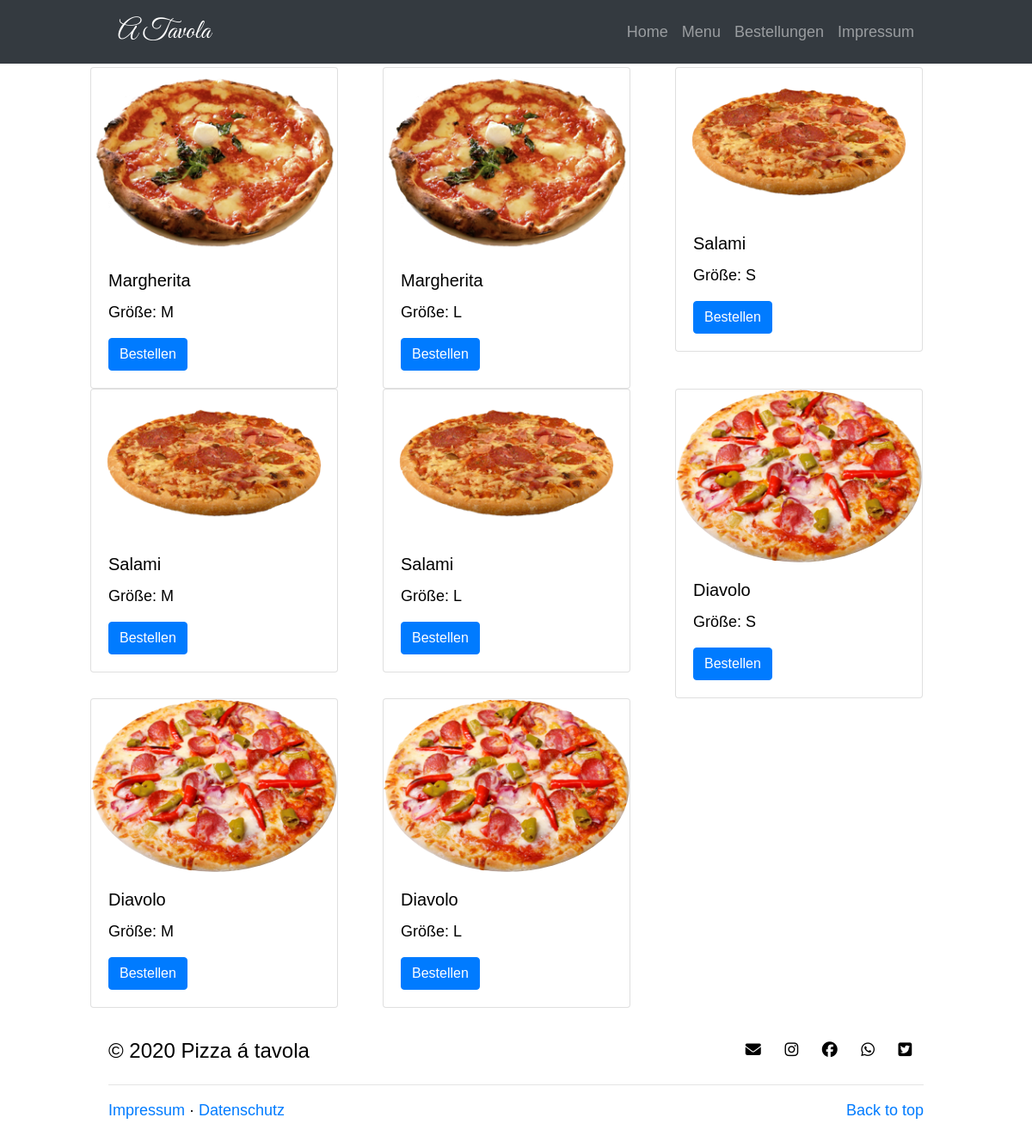
The app's page /menu/ with its own data.
### pizzapp/models.py (models this page shows, shortened)
class Pizza(models.Model):
    title       = models.CharField(max_length=30, choices=TITLE_CHOICES)
    size        = models.CharField(max_length=1, choices=SIZES_CHOICES)
    slug        = models.SlugField(unique=True)
    image       = models.ImageField(default='default.png', upload_to='pizza_img')

### pizzapp/views.py (the view)
# urls.py: path('menu/', views.PizzaView.as_view(), name='menu'),
class PizzaView(ListView):
    model = Pizza
    context_object_name = 'pizzas'
    queryset = Pizza.objects.all()

### templates/pizzapp/pizza_list.html
{% extends "base.html" %} {% block content %}
<div class="container content-body">
  <div class="menu-card">
    <div class="row">
      {% for pizza in pizzas %}
      <div class="col-lg-4 col-md-6 col-sm-12">
        <div class="card" style="width: 18rem;">
          <img
            src="{{ pizza.image.url }}"
            class="card-img-top rounded-circle article-img"
            alt="Image of a delicious Pizza"
          />
          <div class="card-body">
            <h5 class="card-title">{{ pizza.title }}</h5>
            <p class="card-text">Größe: {{ pizza.size }}</p>
            <a href="{% url 'menu-detail' pizza.slug %} " class="btn btn-primary">Bestellen</a>
          </div>
        </div>
      </div>
      {% endfor %}
    </div>
  </div>
</div>
{% endblock %}

### templates/base.html (shortened to what this page needs)
{% load static %}
<!doctype html>
<html lang="en">
  <head>
    <link rel="stylesheet" href="https://stackpath.bootstrapcdn.com/bootstrap/4.5.0/css/bootstrap.min.css">
    <link rel="stylesheet" type="text/css" href="{% static 'pizzapp/css/styles.css' %}" />
  </head>
  <body>
    {% include 'partials/nav.html' %}
    {% block content %} {% endblock %}
    <footer id="footer">
        <div class="container">
        <div class="row">
            <div class="col-lg-6">
            <h4>&copy; 2020 Pizza á tavola</h4>
            </div>
            <div class="col-lg-6">
            <div class="social"><a data-target="twitter" target="_blank"
                href="http://twitter.com/intent/tweet?text=Ich%20m%C3%B6chte%20diese%20gro%C3%9Fartige%20Website%20mit%20Ihnen%20teilen&url=https://www.pizza-a-tavola.de/">
                <span><i class="fa fa-twitter-square" aria-hidden="true"></i></span>
                </a>
            </div>
            <div class="social"> <a data-target="whatsapp" target="_blank"
                href="https://api.whatsapp.com/send?text=Ich möchte diese großartige Website mit Ihnen teilen. https%3A%2F%2Fwww.pizza-a-tavola.de">
                <span><i class="fa fa-whatsapp" aria-hidden="true"></i></span>
                </a>
            </div>
            <div class="social"><a href="https://facebook.com/pizza-a-tavola" target="_blank" dmle_dont_remove="target"
                dm_dont_rewrite_url="true">
                <span><i class="fa fa-facebook-official" aria-hidden="true"></i></span>
                </a>
            </div>
            <div class="social"> <a href="https://instagram.com/pizza-a-tavola" target="_blank" dmle_dont_remove="target"
                dm_dont_rewrite_url="true">
                <span><i class="fa fa-instagram" aria-hidden="true"></i></span>
                </a>
            </div>
            <div class="social"> <a href="mailto:info@pizza-a-tavola.de" dmle_dont_remove="target"
                dm_dont_rewrite_url="true">
                <span><i class="fa fa-envelope" aria-hidden="true"></i></span>
                </a>
            </div>
            </div>
        </div>
        <hr>
        <div class="row">
            <div class="col-lg-6">
            <p><a href="{% url 'impressum' %}">Impressum</a> &middot; <a href="#">Datenschutz</a>
            </p>
            </div>
            <div class="col-lg-6">
            <p class="back-home"><a href="#navigation">Back to top</a></p>
            </div>
        </div>
        </div>
    </footer>
  </body>
</html>

### templates/partials/nav.html (shortened to what this page needs)
{% load static %}
<section id="navigation">
    <nav class="navbar navbar-expand-lg fixed-top navbar-dark bg-dark">
      <div class="container">
        <a class="navbar-brand" href="{% url 'home' %}">
            A Tavola</a>
        <div class="collapse navbar-collapse" id="navbarCollapse">
          <ul class="navbar-nav ml-auto mr-4">
            <li class="nav-item">
              <a class="nav-link" href="{% url 'home' %}">Home</a>
            </li>
            <li class="nav-item">
              <a class="nav-link" href="{% url 'menu' %}">Menu</a>
            </li>
            <li class="nav-item">
              <a class="nav-link" href="{% url 'orders' %}">Bestellungen</a>
            </li>
            <li class="nav-item">
              <a class="nav-link" href="{% url 'impressum' %}">Impressum</a>
            </li>
          </ul>
        </div>
      </div>
    </nav>
</section>

### static/pizzapp/css/styles.css (style rules this page uses)
body { margin: 0; font-size: 18px; font-family: sans-serif; color: #000000; }
.container { width: 90%; max-width: 1020px; margin: 0 auto; }
.content-body { margin-top: 78px; }
#navigation nav { padding-right: 0; padding-left: 0; }
#navigation .navbar-brand { font-family: 'Great Vibes', cursive; font-size: 32px; font-weight: 500; margin-left: 32px; }
#footer .container { padding: 3% 3%; }
#footer .social { float: right; display: inline; padding: 0% 3% }
#footer .social a, a:hover, a:focus, a:active { text-decoration: none; color: inherit; }
#footer .back-home { float: right; }

### records on screen
Pizza: image (picture), title "Margherita", size "M"
Pizza: image (picture), title "Margherita", size "L"
Pizza: image (picture), title "Salami", size "S"
Pizza: image (picture), title "Salami", size "M"
Pizza: image (picture), title "Salami", size "L"
Pizza: image (picture), title "Diavolo", size "S"
Pizza: image (picture), title "Diavolo", size "M"
Pizza: image (picture), title "Diavolo", size "L"
